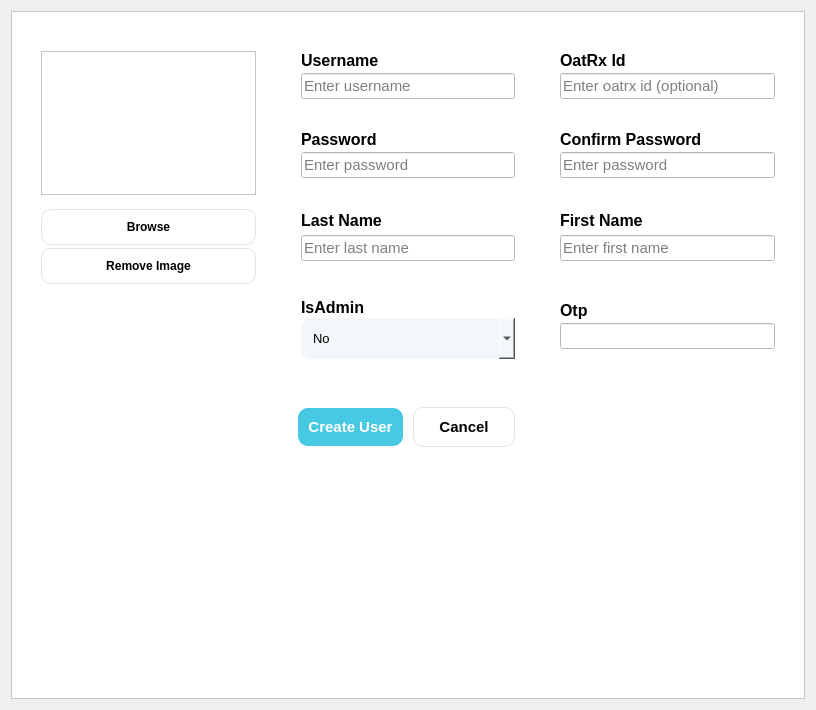
<?xml version="1.0" encoding="UTF-8"?>
<ui version="4.0">
 <class>Form</class>
 <widget class="QWidget" name="Form">
  <property name="geometry">
   <rect>
    <x>0</x>
    <y>0</y>
    <width>816</width>
    <height>710</height>
   </rect>
  </property>
  <property name="font">
   <font>
    <family>Nirmala UI</family>
   </font>
  </property>
  <property name="windowTitle">
   <string>Form</string>
  </property>
  <layout class="QVBoxLayout" name="verticalLayout">
   <item>
    <widget class="QFrame" name="addUser">
     <property name="styleSheet">
      <string notr="true">background:#ffffff;</string>
     </property>
     <property name="frameShape">
      <enum>QFrame::StyledPanel</enum>
     </property>
     <property name="frameShadow">
      <enum>QFrame::Raised</enum>
     </property>
     <layout class="QGridLayout" name="gridLayout_3">
      <property name="leftMargin">
       <number>20</number>
      </property>
      <property name="topMargin">
       <number>30</number>
      </property>
      <property name="rightMargin">
       <number>20</number>
      </property>
      <property name="verticalSpacing">
       <number>1</number>
      </property>
      <item row="2" column="0" alignment="Qt::AlignRight">
       <widget class="QLabel" name="infoAddUser">
        <property name="sizePolicy">
         <sizepolicy hsizetype="Preferred" vsizetype="Maximum">
          <horstretch>0</horstretch>
          <verstretch>0</verstretch>
         </sizepolicy>
        </property>
        <property name="font">
         <font>
          <family>Nirmala UI</family>
         </font>
        </property>
        <property name="styleSheet">
         <string notr="true"/>
        </property>
        <property name="text">
         <string/>
        </property>
       </widget>
      </item>
      <item row="1" column="0">
       <spacer name="verticalSpacer_12">
        <property name="orientation">
         <enum>Qt::Vertical</enum>
        </property>
        <property name="sizeHint" stdset="0">
         <size>
          <width>20</width>
          <height>40</height>
         </size>
        </property>
       </spacer>
      </item>
      <item row="0" column="0">
       <layout class="QGridLayout" name="gridLayout_8" columnstretch="1,1,1,0">
        <property name="leftMargin">
         <number>9</number>
        </property>
        <property name="topMargin">
         <number>9</number>
        </property>
        <property name="rightMargin">
         <number>9</number>
        </property>
        <property name="bottomMargin">
         <number>9</number>
        </property>
        <property name="horizontalSpacing">
         <number>45</number>
        </property>
        <property name="verticalSpacing">
         <number>14</number>
        </property>
        <item row="4" column="0" colspan="4">
         <layout class="QHBoxLayout" name="horizontalLayout_12">
          <property name="spacing">
           <number>10</number>
          </property>
          <property name="sizeConstraint">
           <enum>QLayout::SetMinimumSize</enum>
          </property>
          <property name="topMargin">
           <number>20</number>
          </property>
          <item alignment="Qt::AlignRight">
           <widget class="QPushButton" name="btnAdduser">
            <property name="font">
             <font>
              <pointsize>11</pointsize>
              <weight>99</weight>
              <bold>true</bold>
             </font>
            </property>
            <property name="cursor">
             <cursorShape>PointingHandCursor</cursorShape>
            </property>
            <property name="focusPolicy">
             <enum>Qt::TabFocus</enum>
            </property>
            <property name="autoFillBackground">
             <bool>false</bool>
            </property>
            <property name="styleSheet">
             <string notr="true">background:#48C9E3;
color:#FFFFFF;
border-radius:10%;
padding:10px;
font-weight: 900;
font-size:11pt</string>
            </property>
            <property name="text">
             <string>Create User</string>
            </property>
            <property name="flat">
             <bool>false</bool>
            </property>
           </widget>
          </item>
          <item alignment="Qt::AlignLeft">
           <widget class="QPushButton" name="btnCancel">
            <property name="font">
             <font>
              <pointsize>11</pointsize>
              <weight>99</weight>
              <bold>true</bold>
             </font>
            </property>
            <property name="cursor">
             <cursorShape>PointingHandCursor</cursorShape>
            </property>
            <property name="focusPolicy">
             <enum>Qt::TabFocus</enum>
            </property>
            <property name="styleSheet">
             <string notr="true">QPushButton{
border-radius:10%;
font-weight: 900;
padding:10px 25px;
border:1px solid #e1e4e6;
font-size:11pt
}</string>
            </property>
            <property name="text">
             <string>Cancel</string>
            </property>
           </widget>
          </item>
         </layout>
        </item>
        <item row="2" column="2" colspan="2">
         <layout class="QVBoxLayout" name="FD_3">
          <property name="spacing">
           <number>3</number>
          </property>
          <property name="sizeConstraint">
           <enum>QLayout::SetMaximumSize</enum>
          </property>
          <item>
           <widget class="QLabel" name="label_6">
            <property name="sizePolicy">
             <sizepolicy hsizetype="Maximum" vsizetype="Maximum">
              <horstretch>0</horstretch>
              <verstretch>0</verstretch>
             </sizepolicy>
            </property>
            <property name="font">
             <font>
              <pointsize>12</pointsize>
              <weight>87</weight>
              <bold>true</bold>
             </font>
            </property>
            <property name="styleSheet">
             <string notr="true">font-weight:700;
font-size:12pt</string>
            </property>
            <property name="text">
             <string>First Name</string>
            </property>
           </widget>
          </item>
          <item>
           <widget class="QLineEdit" name="txt_fname">
            <property name="sizePolicy">
             <sizepolicy hsizetype="Expanding" vsizetype="Maximum">
              <horstretch>0</horstretch>
              <verstretch>0</verstretch>
             </sizepolicy>
            </property>
            <property name="font">
             <font>
              <family>Nirmala UI</family>
              <pointsize>11</pointsize>
             </font>
            </property>
            <property name="text">
             <string/>
            </property>
            <property name="placeholderText">
             <string>Enter first name</string>
            </property>
           </widget>
          </item>
          <item>
           <widget class="QLabel" name="err_fname">
            <property name="sizePolicy">
             <sizepolicy hsizetype="Preferred" vsizetype="Maximum">
              <horstretch>0</horstretch>
              <verstretch>0</verstretch>
             </sizepolicy>
            </property>
            <property name="font">
             <font>
              <family>Nirmala UI</family>
             </font>
            </property>
            <property name="styleSheet">
             <string notr="true">QLabel{
color:red;
background:#FFFFFF;
}</string>
            </property>
            <property name="text">
             <string/>
            </property>
           </widget>
          </item>
         </layout>
        </item>
        <item row="1" column="2" colspan="2">
         <layout class="QVBoxLayout" name="FC_2">
          <property name="spacing">
           <number>3</number>
          </property>
          <item>
           <widget class="QLabel" name="label_40">
            <property name="sizePolicy">
             <sizepolicy hsizetype="Maximum" vsizetype="Maximum">
              <horstretch>0</horstretch>
              <verstretch>0</verstretch>
             </sizepolicy>
            </property>
            <property name="font">
             <font>
              <pointsize>12</pointsize>
              <weight>87</weight>
              <bold>true</bold>
             </font>
            </property>
            <property name="styleSheet">
             <string notr="true">font-weight:700;
font-size:12pt</string>
            </property>
            <property name="text">
             <string>Confirm Password</string>
            </property>
           </widget>
          </item>
          <item>
           <widget class="QLineEdit" name="txt_confirm_password">
            <property name="sizePolicy">
             <sizepolicy hsizetype="Expanding" vsizetype="Maximum">
              <horstretch>0</horstretch>
              <verstretch>0</verstretch>
             </sizepolicy>
            </property>
            <property name="font">
             <font>
              <family>Nirmala UI</family>
              <pointsize>11</pointsize>
             </font>
            </property>
            <property name="text">
             <string/>
            </property>
            <property name="placeholderText">
             <string>Enter password</string>
            </property>
           </widget>
          </item>
          <item>
           <widget class="QLabel" name="err_confirm_password">
            <property name="sizePolicy">
             <sizepolicy hsizetype="Preferred" vsizetype="Maximum">
              <horstretch>0</horstretch>
              <verstretch>0</verstretch>
             </sizepolicy>
            </property>
            <property name="font">
             <font>
              <family>Nirmala UI</family>
             </font>
            </property>
            <property name="styleSheet">
             <string notr="true">QLabel{
color:red;
background:#FFFFFF;
}</string>
            </property>
            <property name="text">
             <string/>
            </property>
           </widget>
          </item>
         </layout>
        </item>
        <item row="0" column="1">
         <layout class="QVBoxLayout" name="FA">
          <property name="spacing">
           <number>3</number>
          </property>
          <item>
           <widget class="QLabel" name="label_17">
            <property name="sizePolicy">
             <sizepolicy hsizetype="Maximum" vsizetype="Maximum">
              <horstretch>0</horstretch>
              <verstretch>0</verstretch>
             </sizepolicy>
            </property>
            <property name="font">
             <font>
              <pointsize>12</pointsize>
              <weight>87</weight>
              <bold>true</bold>
             </font>
            </property>
            <property name="styleSheet">
             <string notr="true">font-weight:700;
font-size:12pt</string>
            </property>
            <property name="text">
             <string>Username</string>
            </property>
           </widget>
          </item>
          <item>
           <widget class="QLineEdit" name="txt_username">
            <property name="sizePolicy">
             <sizepolicy hsizetype="Expanding" vsizetype="Maximum">
              <horstretch>0</horstretch>
              <verstretch>0</verstretch>
             </sizepolicy>
            </property>
            <property name="font">
             <font>
              <family>Nirmala UI</family>
              <pointsize>11</pointsize>
             </font>
            </property>
            <property name="text">
             <string/>
            </property>
            <property name="placeholderText">
             <string>Enter username</string>
            </property>
           </widget>
          </item>
          <item>
           <widget class="QLabel" name="err_username">
            <property name="sizePolicy">
             <sizepolicy hsizetype="Preferred" vsizetype="Maximum">
              <horstretch>0</horstretch>
              <verstretch>0</verstretch>
             </sizepolicy>
            </property>
            <property name="font">
             <font>
              <family>Nirmala UI</family>
             </font>
            </property>
            <property name="styleSheet">
             <string notr="true">QLabel{
color:red;
background:#FFFFFF;
}</string>
            </property>
            <property name="text">
             <string/>
            </property>
           </widget>
          </item>
         </layout>
        </item>
        <item row="1" column="1">
         <layout class="QVBoxLayout" name="FC_5">
          <property name="spacing">
           <number>3</number>
          </property>
          <item>
           <widget class="QLabel" name="label_18">
            <property name="sizePolicy">
             <sizepolicy hsizetype="Maximum" vsizetype="Maximum">
              <horstretch>0</horstretch>
              <verstretch>0</verstretch>
             </sizepolicy>
            </property>
            <property name="font">
             <font>
              <pointsize>12</pointsize>
              <weight>87</weight>
              <bold>true</bold>
             </font>
            </property>
            <property name="styleSheet">
             <string notr="true">font-weight:700;
font-size:12pt</string>
            </property>
            <property name="text">
             <string>Password</string>
            </property>
           </widget>
          </item>
          <item>
           <widget class="QLineEdit" name="txt_password">
            <property name="sizePolicy">
             <sizepolicy hsizetype="Expanding" vsizetype="Maximum">
              <horstretch>0</horstretch>
              <verstretch>0</verstretch>
             </sizepolicy>
            </property>
            <property name="font">
             <font>
              <family>Nirmala UI</family>
              <pointsize>11</pointsize>
             </font>
            </property>
            <property name="text">
             <string/>
            </property>
            <property name="placeholderText">
             <string>Enter password</string>
            </property>
           </widget>
          </item>
          <item>
           <widget class="QLabel" name="err_password">
            <property name="sizePolicy">
             <sizepolicy hsizetype="Preferred" vsizetype="Maximum">
              <horstretch>0</horstretch>
              <verstretch>0</verstretch>
             </sizepolicy>
            </property>
            <property name="font">
             <font>
              <family>Nirmala UI</family>
             </font>
            </property>
            <property name="styleSheet">
             <string notr="true">QLabel{
color:red;
background:#FFFFFF;
}</string>
            </property>
            <property name="text">
             <string/>
            </property>
           </widget>
          </item>
         </layout>
        </item>
        <item row="2" column="1">
         <layout class="QVBoxLayout" name="FE_2">
          <property name="spacing">
           <number>3</number>
          </property>
          <property name="sizeConstraint">
           <enum>QLayout::SetMaximumSize</enum>
          </property>
          <item>
           <widget class="QLabel" name="label_7">
            <property name="sizePolicy">
             <sizepolicy hsizetype="Maximum" vsizetype="Maximum">
              <horstretch>0</horstretch>
              <verstretch>0</verstretch>
             </sizepolicy>
            </property>
            <property name="font">
             <font>
              <pointsize>12</pointsize>
              <weight>87</weight>
              <bold>true</bold>
             </font>
            </property>
            <property name="styleSheet">
             <string notr="true">font-weight:700;
font-size:12pt</string>
            </property>
            <property name="text">
             <string>Last Name</string>
            </property>
           </widget>
          </item>
          <item>
           <widget class="QLineEdit" name="txt_lname">
            <property name="sizePolicy">
             <sizepolicy hsizetype="Expanding" vsizetype="Maximum">
              <horstretch>0</horstretch>
              <verstretch>0</verstretch>
             </sizepolicy>
            </property>
            <property name="font">
             <font>
              <family>Nirmala UI</family>
              <pointsize>11</pointsize>
             </font>
            </property>
            <property name="text">
             <string/>
            </property>
            <property name="placeholderText">
             <string>Enter last name</string>
            </property>
           </widget>
          </item>
          <item>
           <widget class="QLabel" name="err_lname">
            <property name="sizePolicy">
             <sizepolicy hsizetype="Preferred" vsizetype="Maximum">
              <horstretch>0</horstretch>
              <verstretch>0</verstretch>
             </sizepolicy>
            </property>
            <property name="font">
             <font>
              <family>Nirmala UI</family>
             </font>
            </property>
            <property name="styleSheet">
             <string notr="true">QLabel{
color:red;
background:#FFFFFF;
}</string>
            </property>
            <property name="text">
             <string/>
            </property>
           </widget>
          </item>
         </layout>
        </item>
        <item row="2" column="0">
         <layout class="QVBoxLayout" name="FG">
          <property name="spacing">
           <number>3</number>
          </property>
          <property name="sizeConstraint">
           <enum>QLayout::SetMaximumSize</enum>
          </property>
          <property name="topMargin">
           <number>0</number>
          </property>
          <property name="bottomMargin">
           <number>0</number>
          </property>
          <item alignment="Qt::AlignTop">
           <widget class="QPushButton" name="btnLoadImage">
            <property name="font">
             <font>
              <pointsize>9</pointsize>
              <weight>62</weight>
              <bold>true</bold>
             </font>
            </property>
            <property name="cursor">
             <cursorShape>PointingHandCursor</cursorShape>
            </property>
            <property name="focusPolicy">
             <enum>Qt::TabFocus</enum>
            </property>
            <property name="styleSheet">
             <string notr="true">font-weight: 500;
border-radius:10%;
padding:10px;
border:1px solid #e1e4e6;
font-size:9pt</string>
            </property>
            <property name="text">
             <string>Browse</string>
            </property>
           </widget>
          </item>
          <item>
           <widget class="QPushButton" name="btnRemoveImg">
            <property name="font">
             <font>
              <pointsize>9</pointsize>
              <weight>62</weight>
              <bold>true</bold>
             </font>
            </property>
            <property name="cursor">
             <cursorShape>PointingHandCursor</cursorShape>
            </property>
            <property name="focusPolicy">
             <enum>Qt::TabFocus</enum>
            </property>
            <property name="styleSheet">
             <string notr="true">font-weight: 500;
border-radius:10%;
padding:10px;
border:1px solid #e1e4e6;
font-size:9pt</string>
            </property>
            <property name="text">
             <string>Remove Image</string>
            </property>
           </widget>
          </item>
         </layout>
        </item>
        <item row="0" column="0" rowspan="2">
         <widget class="QFrame" name="FA_8">
          <property name="styleSheet">
           <string notr="true"/>
          </property>
          <property name="frameShape">
           <enum>QFrame::StyledPanel</enum>
          </property>
          <property name="frameShadow">
           <enum>QFrame::Raised</enum>
          </property>
          <layout class="QVBoxLayout" name="verticalLayout_36">
           <item alignment="Qt::AlignHCenter|Qt::AlignVCenter">
            <widget class="QLabel" name="lblImg">
             <property name="styleSheet">
              <string notr="true">border-radius:45%;</string>
             </property>
             <property name="text">
              <string/>
             </property>
            </widget>
           </item>
          </layout>
         </widget>
        </item>
        <item row="0" column="2" colspan="2">
         <layout class="QVBoxLayout" name="FA_7">
          <property name="spacing">
           <number>3</number>
          </property>
          <item>
           <widget class="QLabel" name="label_19">
            <property name="sizePolicy">
             <sizepolicy hsizetype="Maximum" vsizetype="Maximum">
              <horstretch>0</horstretch>
              <verstretch>0</verstretch>
             </sizepolicy>
            </property>
            <property name="font">
             <font>
              <pointsize>12</pointsize>
              <weight>87</weight>
              <bold>true</bold>
             </font>
            </property>
            <property name="styleSheet">
             <string notr="true">font-weight:700;
font-size:12pt</string>
            </property>
            <property name="text">
             <string>OatRx Id</string>
            </property>
           </widget>
          </item>
          <item>
           <widget class="QLineEdit" name="txtOatrxId">
            <property name="sizePolicy">
             <sizepolicy hsizetype="Expanding" vsizetype="Maximum">
              <horstretch>0</horstretch>
              <verstretch>0</verstretch>
             </sizepolicy>
            </property>
            <property name="font">
             <font>
              <family>Nirmala UI</family>
              <pointsize>11</pointsize>
             </font>
            </property>
            <property name="text">
             <string/>
            </property>
            <property name="placeholderText">
             <string>Enter oatrx id (optional)</string>
            </property>
           </widget>
          </item>
          <item>
           <widget class="QLabel" name="errOatrxId">
            <property name="sizePolicy">
             <sizepolicy hsizetype="Preferred" vsizetype="Maximum">
              <horstretch>0</horstretch>
              <verstretch>0</verstretch>
             </sizepolicy>
            </property>
            <property name="font">
             <font>
              <family>Nirmala UI</family>
             </font>
            </property>
            <property name="styleSheet">
             <string notr="true">QLabel{
color:red;
background:#FFFFFF;
}</string>
            </property>
            <property name="text">
             <string/>
            </property>
           </widget>
          </item>
         </layout>
        </item>
        <item row="3" column="1">
         <layout class="QVBoxLayout" name="FG_3">
          <property name="spacing">
           <number>1</number>
          </property>
          <item alignment="Qt::AlignTop">
           <widget class="QLabel" name="label_39">
            <property name="sizePolicy">
             <sizepolicy hsizetype="Maximum" vsizetype="Preferred">
              <horstretch>0</horstretch>
              <verstretch>0</verstretch>
             </sizepolicy>
            </property>
            <property name="styleSheet">
             <string notr="true">font-size:12pt;
font-weight:700;</string>
            </property>
            <property name="text">
             <string>IsAdmin</string>
            </property>
           </widget>
          </item>
          <item alignment="Qt::AlignTop">
           <widget class="QComboBox" name="statusIsAdmin">
            <property name="focusPolicy">
             <enum>Qt::NoFocus</enum>
            </property>
            <property name="styleSheet">
             <string notr="true">#statusIsAdmin{
background:#F4F7F9;
padding:12px;
font-size:10pt;
border-radius:10%
}
#statusIsAdmin::drop-down{
	image:url(:/icon/images/down_arrow.svg);
	padding:20px 15px 0px 0px;
}
#statusIsAdmin QListView:item{
padding:6px;
}</string>
            </property>
            <item>
             <property name="text">
              <string>No</string>
             </property>
            </item>
            <item>
             <property name="text">
              <string>Yes</string>
             </property>
            </item>
           </widget>
          </item>
          <item>
           <spacer name="verticalSpacer_14">
            <property name="orientation">
             <enum>Qt::Vertical</enum>
            </property>
            <property name="sizeType">
             <enum>QSizePolicy::Maximum</enum>
            </property>
            <property name="sizeHint" stdset="0">
             <size>
              <width>20</width>
              <height>14</height>
             </size>
            </property>
           </spacer>
          </item>
         </layout>
        </item>
        <item row="3" column="2" colspan="2">
         <layout class="QVBoxLayout" name="FE_5">
          <property name="spacing">
           <number>1</number>
          </property>
          <item>
           <widget class="QLabel" name="label_58">
            <property name="sizePolicy">
             <sizepolicy hsizetype="Maximum" vsizetype="Preferred">
              <horstretch>0</horstretch>
              <verstretch>0</verstretch>
             </sizepolicy>
            </property>
            <property name="styleSheet">
             <string notr="true">font-size:12pt;
font-weight:700;</string>
            </property>
            <property name="text">
             <string>Otp</string>
            </property>
           </widget>
          </item>
          <item>
           <widget class="QLineEdit" name="txtOtp">
            <property name="font">
             <font>
              <family>Nirmala UI</family>
              <pointsize>11</pointsize>
             </font>
            </property>
            <property name="text">
             <string/>
            </property>
            <property name="readOnly">
             <bool>false</bool>
            </property>
           </widget>
          </item>
          <item>
           <widget class="QLabel" name="errOtp">
            <property name="sizePolicy">
             <sizepolicy hsizetype="Maximum" vsizetype="Preferred">
              <horstretch>0</horstretch>
              <verstretch>0</verstretch>
             </sizepolicy>
            </property>
            <property name="styleSheet">
             <string notr="true">QLabel{
color:red;
background:#FFFFFF;
}</string>
            </property>
            <property name="text">
             <string/>
            </property>
           </widget>
          </item>
         </layout>
        </item>
       </layout>
      </item>
     </layout>
    </widget>
   </item>
  </layout>
 </widget>
 <resources/>
 <connections/>
</ui>
